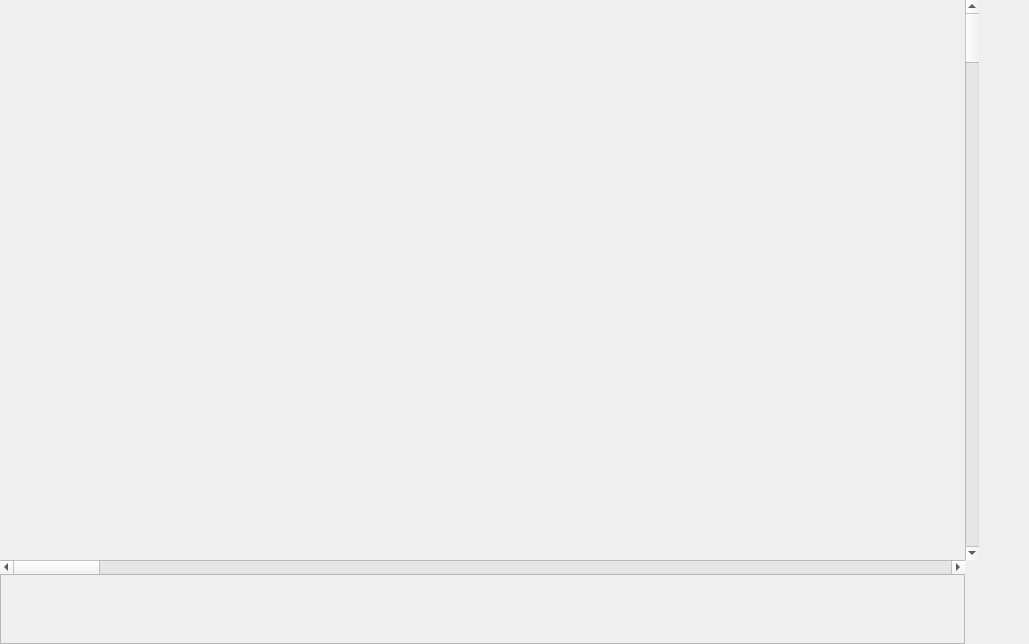
<?xml version="1.0" encoding="UTF-8"?>
<ui version="4.0">
 <class>MapsEditor</class>
 <widget class="QWidget" name="MapsEditor">
  <property name="geometry">
   <rect>
    <x>0</x>
    <y>0</y>
    <width>1029</width>
    <height>644</height>
   </rect>
  </property>
  <property name="windowTitle">
   <string>Form</string>
  </property>
  <layout class="QGridLayout" name="gridLayout" rowstretch="1,0,0">
   <property name="leftMargin">
    <number>0</number>
   </property>
   <property name="topMargin">
    <number>0</number>
   </property>
   <property name="rightMargin">
    <number>0</number>
   </property>
   <property name="bottomMargin">
    <number>0</number>
   </property>
   <property name="spacing">
    <number>0</number>
   </property>
   <item row="2" column="0">
    <widget class="QScrollArea" name="scrollArea">
     <property name="widgetResizable">
      <bool>true</bool>
     </property>
     <widget class="QWidget" name="scrollAreaWidgetContents">
      <property name="geometry">
       <rect>
        <x>0</x>
        <y>0</y>
        <width>963</width>
        <height>68</height>
       </rect>
      </property>
     </widget>
    </widget>
   </item>
   <item row="0" column="1">
    <widget class="QScrollBar" name="mapVScrollBar">
     <property name="orientation">
      <enum>Qt::Vertical</enum>
     </property>
    </widget>
   </item>
   <item row="1" column="0">
    <widget class="QScrollBar" name="mapHScrollBar">
     <property name="orientation">
      <enum>Qt::Horizontal</enum>
     </property>
    </widget>
   </item>
   <item row="0" column="0">
    <widget class="MapViewer" name="mapViewer" native="true"/>
   </item>
   <item row="0" column="2" rowspan="3">
    <widget class="BVDocksZone" name="docks" native="true">
     <property name="minimumSize">
      <size>
       <width>50</width>
       <height>0</height>
      </size>
     </property>
    </widget>
   </item>
  </layout>
 </widget>
 <customwidgets>
  <customwidget>
   <class>MapViewer</class>
   <extends>QWidget</extends>
   <header>GUI/Tabs/mapviewer.h</header>
   <container>1</container>
  </customwidget>
  <customwidget>
   <class>BVDocksZone</class>
   <extends>QWidget</extends>
   <header>GUI/Tabs/Docks/bvdockszone.h</header>
   <container>1</container>
  </customwidget>
 </customwidgets>
 <resources/>
 <connections/>
</ui>
